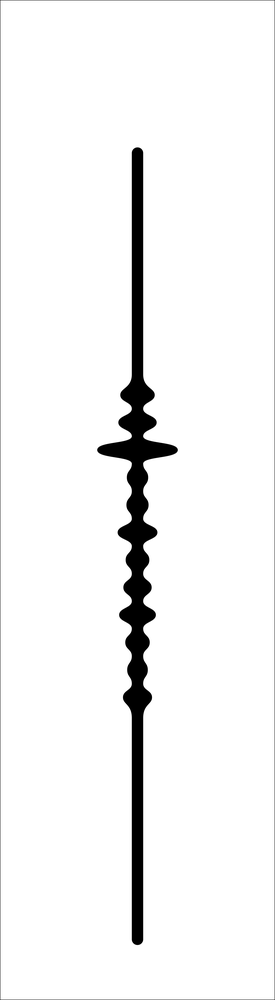
#> input picture PNG/carta-22-superior-ajustado.png, 275 x 1000 px, shrunk from 2366 x 8592 before the run, found by its file name
$ python area.py
#> lines starting #> are read from the running program, lines starting #| are printed output that depends on the picture; after the words box and inside, x2 and y2 are one past the last pixel; in counts of white or black regions, pixels touching at a corner belong together
import cv2
import numpy as np

def calcular_area_negra(imagen_path, ancho_cm, largo_cm):
    # Cargar la imagen en escala de grises
#> called with ancho_cm = 25, largo_cm = 90
    imagen = cv2.imread(imagen_path, cv2.IMREAD_GRAYSCALE)
#> imagen is the input picture: shape (1000, 275); min 0, max 255, mean 242.3

    if imagen is None:
        raise ValueError("No se pudo cargar la imagen. Verifique la ruta y el formato.")

    # Aplicar umbral para segmentar las áreas negras
    _, imagen_binaria = cv2.threshold(imagen, 127, 255, cv2.THRESH_BINARY)
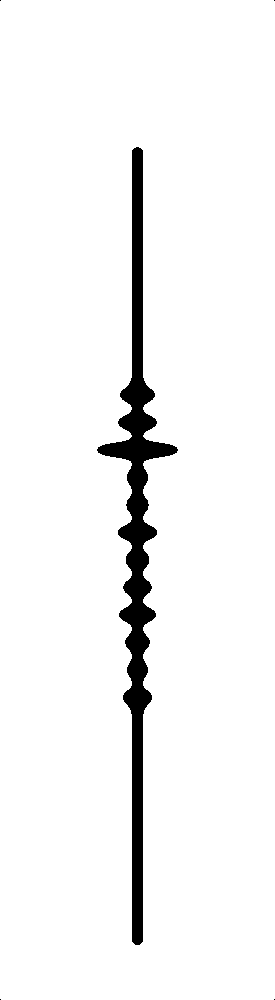
#> imagen_binaria: shape (1000, 275); 95.4% white; 5 black regions (4 under 20 px), largest, box (x1, y1, x2, y2) and area: (97, 147, 178, 945) 12600

    # Contar los píxeles negros
    pixeles_negros = np.sum(imagen_binaria == 0)
#> pixeles_negros = 12604

    # Convertir el área de píxeles a centímetros cuadrados
    alto_pixeles, ancho_pixeles = imagen_binaria.shape
#> alto_pixeles = 1000; ancho_pixeles = 275
    pixel_por_cm_ancho = ancho_pixeles / ancho_cm
#> pixel_por_cm_ancho = 11
    pixel_por_cm_largo = alto_pixeles / largo_cm
#> pixel_por_cm_largo = 11.11

    area_cm2 = pixeles_negros / (pixel_por_cm_ancho * pixel_por_cm_largo)
#> area_cm2 = 103.1

    return area_cm2

# Ejemplo de uso
ruta_imagen = r'C:\\Users\\hugoe\\Documents\\GitHub\\el-timepo-ganado-a-la-guerra\\PNG\\carta-22-superior-ajustado.png'  # Cambia esto por la ruta real de tu imagen
ancho_cm = 25  # Ancho del rectángulo en cm
largo_cm = 90   # Largo del rectángulo en cm

area = calcular_area_negra(ruta_imagen, ancho_cm, largo_cm)
#> area = 103.1
print(f"El área de la zona negra es: {area:.2f} cm²")
#| El área de la zona negra es: 103.12 cm²
